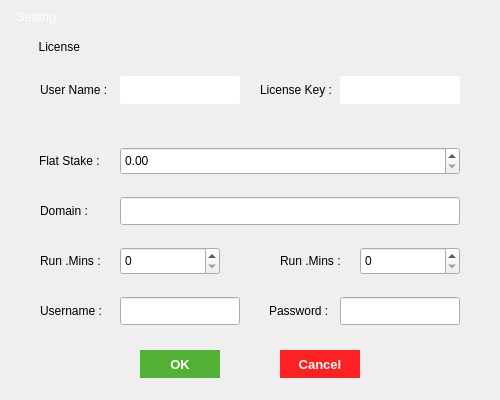
 <widget class="QMainWindow" name="MainWindow">
  <property name="geometry">
   <rect>
    <x>0</x>
    <y>0</y>
    <width>500</width>
    <height>400</height>
   </rect>
  </property>
  <property name="windowTitle">
   <string>Mail Sender</string>
  </property>
  <property name="windowIcon">
   <iconset>
    <normaloff>../images/icon.png</normaloff>../images/icon.png</iconset>
  </property>
  <property name="styleSheet">
   <string notr="true">QProgressBar:horizontal {
    border: 1px solid #3A3939;
    text-align: center;
    padding: 1px;
    background: #201F1F;
}
QProgressBar::chunk:horizontal {
    background-color: qlineargradient(spread:reflect, x1:1, y1:0.545, x2:1, y2:0, stop:0 rgba(28, 66, 111, 255), stop:1 rgba(37, 87, 146, 255));
}

QToolTip
{
    border: 1px solid #3A3939;
    background-color: rgb(90, 102, 117);;
    color: white;
    padding: 1px;
    opacity: 200;
}

QWidget
{
    color: silver;
    background-color: #302F2F;
    selection-background-color:#3d8ec9;
    selection-color: black;
    background-clip: border;
    border-image: none;
    outline: 0;
}

QWidget:item:hover
{
    background-color: #78879b;
    color: black;
}

QWidget:item:selected
{
    background-color: #3d8ec9;
}

QCheckBox {
	background-color: transparent;
}

QRadioButton
{
    spacing: 5px;
    outline: none;
    color: #bbb;
    margin-bottom: 2px;
}

QRadioButton:disabled
{
    color: #777777;
}
QRadioButton::indicator
{
    width: 21px;
    height: 21px;
}

QRadioButton::indicator:unchecked,
QRadioButton::indicator:unchecked:hover
{
    image: url(:/dark_blue/img/radio_unchecked.png);
}

QRadioButton::indicator:unchecked:focus,
QRadioButton::indicator:unchecked:pressed
{
  border: none;
  outline: none;
    image: url(:/dark_blue/img/radio_unchecked_focus.png);
}

QRadioButton::indicator:checked,
QRadioButton::indicator:checked:hover
{
  border: none;
  outline: none;
    image: url(:/dark_blue/img/radio_checked.png);
}

QRadioButton::indicator:checked:focus,
QRadioButton::indicato::menu-arrowr:checked:pressed
{
  border: none;
  outline: none;
    image: url(:/dark_blue/img/radio_checked_focus.png);
}

QRadioButton::indicator:indeterminate,
QRadioButton::indicator:indeterminate:hover,
QRadioButton::indicator:indeterminate:pressed
{
        image: url(:/dark_blue/img/radio_indeterminate.png);
}

QRadioButton::indicator:checked:disabled
{
  outline: none;
  image: url(:/dark_blue/img/radio_checked_disabled.png);
}

QRadioButton::indicator:unchecked:disabled
{
    image: url(:/dark_blue/img/radio_unchecked_disabled.png);
}


QMenuBar
{
    background-color: #302F2F;
    color: silver;
}

QMenuBar::item
{
    background: transparent;
}

QMenuBar::item:selected
{
    background: transparent;
    border: 1px solid #3A3939;
}

QMenuBar::item:pressed
{
    border: 1px solid #3A3939;
    background-color: #3d8ec9;
    color: black;
    margin-bottom:-1px;
    padding-bottom:1px;
}

QMenu
{
    border: 1px solid #3A3939;
    color: silver;
    margin: 1px;
}

QMenu::icon
{
    margin: 1px;
}

QMenu::item
{
    padding: 2px 2px 2px 25px;
    margin-left: 5px;
    border: 1px solid transparent; /* reserve space for selection border */
}

QMenu::item:selected
{
    color: black;
}

QMenu::separator {
    height: 2px;
    background: lightblue;
    margin-left: 10px;
    margin-right: 5px;
}

QMenu::indicator {
    width: 16px;
    height: 16px;
}

/* non-exclusive indicator = check box style indicator
   (see QActionGroup::setExclusive) */
QMenu::indicator:non-exclusive:unchecked {
    image: url(:/dark_blue/img/checkbox_unchecked.png);
}

QMenu::indicator:non-exclusive:unchecked:selected {
    image: url(:/dark_blue/img/checkbox_unchecked_disabled.png);
}

QMenu::indicator:non-exclusive:checked {
    image: url(:/dark_blue/img/checkbox_checked.png);
}

QMenu::indicator:non-exclusive:checked:selected {
    image: url(:/dark_blue/img/checkbox_checked_disabled.png);
}

/* exclusive indicator = radio button style indicator (see QActionGroup::setExclusive) */
QMenu::indicator:exclusive:unchecked {
    image: url(:/dark_blue/img/radio_unchecked.png);
}

QMenu::indicator:exclusive:unchecked:selected {
    image: url(:/dark_blue/img/radio_unchecked_disabled.png);
}

QMenu::indicator:exclusive:checked {
    image: url(:/dark_blue/img/radio_checked.png);
}

QMenu::indicator:exclusive:checked:selected {
    image: url(:/dark_blue/img/radio_checked_disabled.png);
}

QMenu::right-arrow {
    margin: 5px;
    image: url(:/dark_blue/img/right_arrow.png)
}


QWidget:disabled
{
    color: #808080;
    background-color: #302F2F;
}

QAbstractItemView
{
    alternate-background-color: #3A3939;
    color: silver;
    border: 1px solid 3A3939;
    border-radius: 2px;
    padding: 1px;
}

QWidget:focus, QMenuBar:focus
{
    border: 1px solid #78879b;
}

QTabWidget:focus, QCheckBox:focus, QRadioButton:focus, QSlider:focus
{
    border: none;
}

QLineEdit
{
    background-color: #201F1F;
    padding: 2px;
    border-style: solid;
    border: 1px solid #3A3939;
    border-radius: 2px;
    color: silver;
}

QGroupBox {
    border:1px solid #787878;
    border-radius: 10px;
    margin-top: 20px;
	background-color : transparent;
    color: silver;
}

QGroupBox::title {
    subcontrol-origin: margin;
    subcontrol-position: top left;
    padding-left: 5px;
    padding-right: 5px;
    padding-top: 10px;
}

QAbstractScrollArea
{
    border-radius: 2px;
    border: 1px solid #3A3939;
    background-color: transparent;
}

QScrollBar:horizontal
{
    height: 15px;
    margin: 3px 15px 3px 15px;
    border: 1px transparent #2A2929;
    border-radius: 4px;
    background-color: #2A2929;
}

QScrollBar::handle:horizontal
{
    background-color: #605F5F;
    min-width: 5px;
    border-radius: 4px;
}

QScrollBar::add-line:horizontal
{
    margin: 0px 3px 0px 3px;
    border-image: url(:/dark_blue/img/right_arrow_disabled.png);
    width: 10px;
    height: 10px;
    subcontrol-position: right;
    subcontrol-origin: margin;
}

QScrollBar::sub-line:horizontal
{
    margin: 0px 3px 0px 3px;
    border-image: url(:/dark_blue/img/left_arrow_disabled.png);
    height: 10px;
    width: 10px;
    subcontrol-position: left;
    subcontrol-origin: margin;
}

QScrollBar::add-line:horizontal:hover,QScrollBar::add-line:horizontal:on
{
    border-image: url(:/dark_blue/img/right_arrow.png);
    height: 10px;
    width: 10px;
    subcontrol-position: right;
    subcontrol-origin: margin;
}


QScrollBar::sub-line:horizontal:hover, QScrollBar::sub-line:horizontal:on
{
    border-image: url(:/dark_blue/img/left_arrow.png);
    height: 10px;
    width: 10px;
    subcontrol-position: left;
    subcontrol-origin: margin;
}

QScrollBar::up-arrow:horizontal, QScrollBar::down-arrow:horizontal
{
    background: none;
}


QScrollBar::add-page:horizontal, QScrollBar::sub-page:horizontal
{
    background: none;
}

QScrollBar:vertical
{
    background-color: #2A2929;
    width: 15px;
    margin: 15px 3px 15px 3px;
    border: 1px transparent #2A2929;
    border-radius: 4px;
}

QScrollBar::handle:vertical
{
    background-color: #605F5F;
    min-height: 5px;
    border-radius: 4px;
}

QScrollBar::sub-line:vertical
{
    margin: 3px 0px 3px 0px;
    border-image: url(:/dark_blue/img/up_arrow_disabled.png);
    height: 10px;
    width: 10px;
    subcontrol-position: top;
    subcontrol-origin: margin;
}

QScrollBar::add-line:vertical
{
    margin: 3px 0px 3px 0px;
    border-image: url(:/dark_blue/img/down_arrow_disabled.png);
    height: 10px;
    width: 10px;
    subcontrol-position: bottom;
    subcontrol-origin: margin;
}

QScrollBar::sub-line:vertical:hover,QScrollBar::sub-line:vertical:on
{

    border-image: url(:/dark_blue/img/up_arrow.png);
    height: 10px;
    width: 10px;
    subcontrol-position: top;
    subcontrol-origin: margin;
}


QScrollBar::add-line:vertical:hover, QScrollBar::add-line:vertical:on
{
    border-image: url(:/dark_blue/img/down_arrow.png);
    height: 10px;
    width: 10px;
    subcontrol-position: bottom;
    subcontrol-origin: margin;
}

QScrollBar::up-arrow:vertical, QScrollBar::down-arrow:vertical
{
    background: none;
}


QScrollBar::add-page:vertical, QScrollBar::sub-page:vertical
{
    background: none;
}

QTextEdit
{
    background-color: #201F1F;
    color: silver;
    border: 1px solid #3A3939;
}

QPlainTextEdit
{
    background-color: #201F1F;;
    color: silver;
    border-radius: 2px;
    border: 1px solid #3A3939;
}

QHeaderView::section
{
    background-color: #3A3939;
    color: silver;
    padding-left: 4px;
    border: 1px solid #6c6c6c;
}

QSizeGrip {
    image: url(:/dark_blue/img/sizegrip.png);
    width: 12px;
    height: 12px;
}

QMainWindow
{
    background-color: #302F2F;

}

QMainWindow::separator
{
    background-color: #302F2F;
    color: white;
    padding-left: 4px;
    spacing: 2px;
    border: 1px dashed #3A3939;
}

QMainWindow::separator:hover
{

    background-color: #787876;
    color: white;
    padding-left: 4px;
    border: 1px solid #3A3939;
    spacing: 2px;
}


QMenu::separator
{
    height: 1px;
    background-color: #3A3939;
    color: white;
    padding-left: 4px;
    margin-left: 10px;
    margin-right: 5px;
}


QFrame
{
    border-radius: 2px;
    border: 1px solid #444;
}

QFrame[frameShape=&quot;0&quot;]
{
    border-radius: 2px;
    border: 1px transparent #444;
}

QStackedWidget
{
    background-color: #302F2F;
    border: 1px transparent black;
}

QToolBar {
    border: 1px transparent #393838;
    background: 1px solid #302F2F;
    font-weight: bold;
}

QToolBar::handle:horizontal {
    image: url(:/dark_blue/img/Hmovetoolbar.png);
}
QToolBar::handle:vertical {
    image: url(:/dark_blue/img/Vmovetoolbar.png);
}
QToolBar::separator:horizontal {
    image: url(:/dark_blue/img/Hsepartoolbar.png);
}
QToolBar::separator:vertical {
    image: url(:/dark_blue/img/Vsepartoolbars.png);
}

QPushButton
{
    color: silver;
    background-color: #302F2F;
    border-width: 2px;
    border-color: #4A4949;
    border-style: solid;
    padding-top: 2px;
    padding-bottom: 2px;
    padding-left: 10px;
    padding-right: 10px;
    border-radius: 4px;
    /* outline: none; */
    /* min-width: 40px; */
}

QPushButton:disabled
{
    background-color: #302F2F;
    border-width: 2px;
    border-color: #3A3939;
    border-style: solid;
    padding-top: 2px;
    padding-bottom: 2px;
    padding-left: 10px;
    padding-right: 10px;
    /*border-radius: 2px;*/
    color: #808080;
}

QPushButton:focus {
    background-color: #3d8ec9;
    color: white;
}

QComboBox
{
    selection-background-color: #3d8ec9;
    background-color: #201F1F;
    border-style: solid;
    border: 1px solid #3A3939;
    border-radius: 2px;
    padding: 2px;
    min-width: 75px;
}

QPushButton:checked{
    background-color: #4A4949;
    border-color: #6A6969;
}

QPushButton:hover {
    border: 2px solid #78879b;
    color: silver;
}

QComboBox:hover, QAbstractSpinBox:hover,QLineEdit:hover,QTextEdit:hover,QPlainTextEdit:hover,QAbstractView:hover,QTreeView:hover
{
    border: 1px solid #78879b;
    color: silver;
}

QComboBox:on
{
    background-color: #626873;
    padding-top: 3px;
    padding-left: 4px;
    selection-background-color: #4a4a4a;
}

QComboBox QAbstractItemView
{
    background-color: #201F1F;
    border-radius: 2px;
    border: 1px solid #444;
    selection-background-color: #3d8ec9;
    color: silver;
}

QComboBox::drop-down
{
    subcontrol-origin: padding;
    subcontrol-position: top right;
    width: 15px;

    border-left-width: 0px;
    border-left-color: darkgray;
    border-left-style: solid;
    border-top-right-radius: 3px;
    border-bottom-right-radius: 3px;
}

QComboBox::down-arrow
{
    image: url(:/dark_blue/img/down_arrow_disabled.png);
}

QComboBox::down-arrow:on, QComboBox::down-arrow:hover,
QComboBox::down-arrow:focus
{
    image: url(:/dark_blue/img/down_arrow.png);
}

QPushButton:pressed
{
    background-color: #484846;
}

QAbstractSpinBox {
    padding-top: 2px;
    padding-bottom: 2px;
    border: 1px solid #3A3939;
    background-color: #201F1F;
    color: silver;
    border-radius: 2px;
    min-width: 75px;
}

QLabel
{
    border: 0px solid black;
}

QTabWidget{
    border: 1px transparent black;
}

QTabWidget::pane {
    border: 1px solid #444;
    border-radius: 3px;
    padding: 3px;
}

QTabBar
{
    qproperty-drawBase: 0;
    left: 5px; /* move to the right by 5px */
}

QTabBar:focus
{
    border: 0px transparent black;
}

QTabBar::close-button  {
    image: url(:/dark_blue/img/close.png);
    background: transparent;
}

QTabBar::close-button:hover
{
    image: url(:/dark_blue/img/close-hover.png);
    background: transparent;
}

QTabBar::close-button:pressed {
    image: url(:/dark_blue/img/close-pressed.png);
    background: transparent;
}

/* TOP TABS */
QTabBar::tab:top {
    color: #b1b1b1;
    border: 1px solid #4A4949;
    border-bottom: 1px transparent black;
    background-color: #302F2F;
    padding: 5px;
    border-top-left-radius: 2px;
    border-top-right-radius: 2px;
}

QTabBar::tab:top:!selected
{
    color: #b1b1b1;
    background-color: #201F1F;
    border: 1px transparent #4A4949;
    border-bottom: 1px transparent #4A4949;
    border-top-left-radius: 0px;
    border-top-right-radius: 0px;
}

QTabBar::tab:top:!selected:hover {
    background-color: #48576b;
}

/* BOTTOM TABS */
QTabBar::tab:bottom {
    color: #b1b1b1;
    border: 1px solid #4A4949;
    border-top: 1px transparent black;
    background-color: #302F2F;
    padding: 5px;
    border-bottom-left-radius: 2px;
    border-bottom-right-radius: 2px;
}

QTabBar::tab:bottom:!selected
{
    color: #b1b1b1;
    background-color: #201F1F;
    border: 1px transparent #4A4949;
    border-top: 1px transparent #4A4949;
    border-bottom-left-radius: 0px;
    border-bottom-right-radius: 0px;
}

QTabBar::tab:bottom:!selected:hover {
    background-color: #78879b;
}

/* LEFT TABS */
QTabBar::tab:left {
    color: #b1b1b1;
    border: 1px solid #4A4949;
    border-left: 1px transparent black;
    background-color: #302F2F;
    padding: 5px;
    border-top-right-radius: 2px;
    border-bottom-right-radius: 2px;
}

QTabBar::tab:left:!selected
{
    color: #b1b1b1;
    background-color: #201F1F;
    border: 1px transparent #4A4949;
    border-right: 1px transparent #4A4949;
    border-top-right-radius: 0px;
    border-bottom-right-radius: 0px;
}

QTabBar::tab:left:!selected:hover {
    background-color: #48576b;
}


/* RIGHT TABS */
QTabBar::tab:right {
    color: #b1b1b1;
    border: 1px solid #4A4949;
    border-right: 1px transparent black;
    background-color: #302F2F;
    padding: 5px;
    border-top-left-radius: 2px;
    border-bottom-left-radius: 2px;
}

QTabBar::tab:right:!selected
{
    color: #b1b1b1;
    background-color: #201F1F;
    border: 1px transparent #4A4949;
    border-right: 1px transparent #4A4949;
    border-top-left-radius: 0px;
    border-bottom-left-radius: 0px;
}

QTabBar::tab:right:!selected:hover {
    background-color: #48576b;
}

QTabBar QToolButton::right-arrow:enabled {
     image: url(:/dark_blue/img/right_arrow.png);
 }

 QTabBar QToolButton::left-arrow:enabled {
     image: url(:/dark_blue/img/left_arrow.png);
 }

QTabBar QToolButton::right-arrow:disabled {
     image: url(:/dark_blue/img/right_arrow_disabled.png);
 }

 QTabBar QToolButton::left-arrow:disabled {
     image: url(:/dark_blue/img/left_arrow_disabled.png);
 }


QDockWidget {
    border: 1px solid #403F3F;
    titlebar-close-icon: url(:/dark_blue/img/close.png);
    titlebar-normal-icon: url(:/dark_blue/img/undock.png);
}

QDockWidget::close-button, QDockWidget::float-button {
    border: 1px solid transparent;
    border-radius: 2px;
    background: transparent;
}

QDockWidget::close-button:hover, QDockWidget::float-button:hover {
    background: rgba(255, 255, 255, 10);
}

QDockWidget::close-button:pressed, QDockWidget::float-button:pressed {
    padding: 1px -1px -1px 1px;
    background: rgba(255, 255, 255, 10);
}

QTreeView, QListView, QTextBrowser, AtLineEdit, AtLineEdit::hover {
    border: 1px solid #444;
    background-color: silver;
    border-radius: 3px;
    margin-left: 3px;
    color: black;
}

QTreeView:branch:selected, QTreeView:branch:hover {
    background: url(:/dark_blue/img/transparent.png);
}

QTreeView::branch:has-siblings:!adjoins-item {
    border-image: url(:/dark_blue/img/transparent.png);
}

QTreeView::branch:has-siblings:adjoins-item {
    border-image: url(:/dark_blue/img/transparent.png);
}

QTreeView::branch:!has-children:!has-siblings:adjoins-item {
    border-image: url(:/dark_blue/img/transparent.png);
}

QTreeView::branch:has-children:!has-siblings:closed,
QTreeView::branch:closed:has-children:has-siblings {
    image: url(:/dark_blue/img/branch_closed.png);
}

QTreeView::branch:open:has-children:!has-siblings,
QTreeView::branch:open:has-children:has-siblings  {
    image: url(:/dark_blue/img/branch_open.png);
}

QTreeView::branch:has-children:!has-siblings:closed:hover,
QTreeView::branch:closed:has-children:has-siblings:hover {
    image: url(:/dark_blue/img/branch_closed-on.png);
    }

QTreeView::branch:open:has-children:!has-siblings:hover,
QTreeView::branch:open:has-children:has-siblings:hover  {
    image: url(:/dark_blue/img/branch_open-on.png);
    }

QListView::item:!selected:hover, QListView::item:!selected:hover, QTreeView::item:!selected:hover  {
    background: rgba(0, 0, 0, 0);
    outline: 0;
    color: #FFFFFF
}

QListView::item:selected:hover, QListView::item:selected:hover, QTreeView::item:selected:hover  {
    background: #3d8ec9;
    color: #FFFFFF;
}

QSlider::groove:horizontal {
    border: 1px solid #3A3939;
    height: 8px;
    background: #201F1F;
    margin: 2px 0;
    border-radius: 2px;
}

QSlider::handle:horizontal {
    background: QLinearGradient( x1: 0, y1: 0, x2: 0, y2: 1,
      stop: 0.0 silver, stop: 0.2 #a8a8a8, stop: 1 #727272);
    border: 1px solid #3A3939;
    width: 14px;
    height: 14px;
    margin: -4px 0;
    border-radius: 2px;
}

QSlider::groove:vertical {
    border: 1px solid #3A3939;
    width: 8px;
    background: #201F1F;
    margin: 0 0px;
    border-radius: 2px;
}

QSlider::handle:vertical {
    background: QLinearGradient( x1: 0, y1: 0, x2: 0, y2: 1, stop: 0.0 silver,
    stop: 0.2 #a8a8a8, stop: 1 #727272);
    border: 1px solid #3A3939;
    width: 14px;
    height: 14px;
    margin: 0 -4px;
    border-radius: 2px;
}

QToolButton {
    /*  background-color: transparent; */
    border: 2px transparent #4A4949;
    border-radius: 4px;
    background-color: dimgray;
    margin: 2px;
    padding: 2px;
}

QToolButton[popupMode=&quot;1&quot;] { /* only for MenuButtonPopup */
 padding-right: 20px; /* make way for the popup button */
 border: 2px transparent #4A4949;
 border-radius: 4px;
}

QToolButton[popupMode=&quot;2&quot;] { /* only for InstantPopup */
 padding-right: 10px; /* make way for the popup button */
 border: 2px transparent #4A4949;
}


QToolButton:hover, QToolButton::menu-button:hover {
    border: 2px solid #78879b;
}

QToolButton:checked, QToolButton:pressed,
    QToolButton::menu-button:pressed {
    background-color: #4A4949;
    border: 2px solid #78879b;
}

/* the subcontrol below is used only in the InstantPopup or DelayedPopup mode */
QToolButton::menu-indicator {
    image: url(:/dark_blue/img/down_arrow.png);
    top: -7px; left: -2px; /* shift it a bit */
}

/* the subcontrols below are used only in the MenuButtonPopup mode */
QToolButton::menu-button {
    border: 1px transparent #4A4949;
    border-top-right-radius: 6px;
    border-bottom-right-radius: 6px;
    /* 16px width + 4px for border = 20px allocated above */
    width: 16px;
    outline: none;
}

QToolButton::menu-arrow {
    image: url(:/dark_blue/img/down_arrow.png);
}

QToolButton::menu-arrow:open {
    top: 1px; left: 1px; /* shift it a bit */
    border: 1px solid #3A3939;
}

QPushButton::menu-indicator  {
    subcontrol-origin: padding;
    subcontrol-position: bottom right;
    left: 4px;
}

QTableView
{
    border: 1px solid #444;
    gridline-color: #6c6c6c;
    background-color: #201F1F;
}


QTableView, QHeaderView
{
    border-radius: 0px;
}

QTableView::item:pressed, QListView::item:pressed, QTreeView::item:pressed  {
    background: #78879b;
    color: #FFFFFF;
}

QTableView::item:selected:active, QTreeView::item:selected:active, QListView::item:selected:active  {
    background: #3d8ec9;
    color: #FFFFFF;
}


QHeaderView
{
    border: 1px transparent;
    border-radius: 2px;
    margin: 0px;
    padding: 0px;
}

QHeaderView::section  {
    background-color: #3A3939;
    color: silver;
    padding: 4px;
    border: 1px solid #6c6c6c;
    border-radius: 0px;
    text-align: center;
}

QHeaderView::section::vertical::first, QHeaderView::section::vertical::only-one
{
    border-top: 1px solid #6c6c6c;
}

QHeaderView::section::vertical
{
    border-top: transparent;
}

QHeaderView::section::horizontal::first, QHeaderView::section::horizontal::only-one
{
    border-left: 1px solid #6c6c6c;
}

QHeaderView::section::horizontal
{
    border-left: transparent;
}


QHeaderView::section:checked
 {
    color: white;
    background-color: #5A5959;
 }

 /* style the sort indicator */
QHeaderView::down-arrow {
    image: url(:/dark_blue/img/down_arrow.png);
}

QHeaderView::up-arrow {
    image: url(:/dark_blue/img/up_arrow.png);
}


QTableCornerButton::section {
    background-color: #3A3939;
    border: 1px solid #3A3939;
    border-radius: 2px;
}

QToolBox  {
    padding: 3px;
    border: 1px transparent black;
}

QToolBox::tab {
    color: #b1b1b1;
    background-color: #302F2F;
    border: 1px solid #4A4949;
    border-bottom: 1px transparent #302F2F;
    border-top-left-radius: 5px;
    border-top-right-radius: 5px;
}

 QToolBox::tab:selected { /* italicize selected tabs */
    font: italic;
    background-color: #302F2F;
    border-color: #3d8ec9;
 }

QStatusBar::item {
    border: 1px solid #3A3939;
    border-radius: 2px;
 }


QFrame[height=&quot;3&quot;], QFrame[width=&quot;3&quot;] {
    background-color: #AAA;
}


QSplitter::handle {
    border: 1px dashed #3A3939;
}

QSplitter::handle:hover {
    background-color: #787876;
    border: 1px solid #3A3939;
}

QSplitter::handle:horizontal {
    width: 1px;
}

QSplitter::handle:vertical {
    height: 1px;
}

QListWidget {
    background-color: silver;
    border-radius: 5px;
    margin-left: 5px;
}

QListWidget::item {
    color: black;
}

QMessageBox {
    messagebox-critical-icon	: url(:/dark_blue/img/critical.png);
    messagebox-information-icon	: url(:/dark_blue/img/information.png);
    messagebox-question-icon	: url(:/dark_blue/img/question.png);
    messagebox-warning-icon:    : url(:/dark_blue/img/warning.png);
}

ColorButton::enabled {
    border-radius: 0px;
    border: 1px solid #444444;
}

ColorButton::disabled {
    border-radius: 0px;
    border: 1px solid #AAAAAA;
}</string>
  </property>
  <widget class="QWidget" name="centralwidget">
   <widget class="QLabel" name="back">
    <property name="enabled">
     <bool>true</bool>
    </property>
    <property name="geometry">
     <rect>
      <x>0</x>
      <y>0</y>
      <width>500</width>
      <height>400</height>
     </rect>
    </property>
    <property name="styleSheet">
     <string notr="true"/>
    </property>
    <property name="text">
     <string/>
    </property>
    <property name="scaledContents">
     <bool>true</bool>
    </property>
    <property name="alignment">
     <set>Qt::AlignLeading|Qt::AlignLeft|Qt::AlignVCenter</set>
    </property>
   </widget>
   <widget class="WindowDragger" name="windowTitlebar" native="true">
    <property name="geometry">
     <rect>
      <x>0</x>
      <y>3</y>
      <width>500</width>
      <height>27</height>
     </rect>
    </property>
    <property name="sizePolicy">
     <sizepolicy hsizetype="Preferred" vsizetype="Fixed">
      <horstretch>0</horstretch>
      <verstretch>0</verstretch>
     </sizepolicy>
    </property>
    <property name="maximumSize">
     <size>
      <width>16777215</width>
      <height>27</height>
     </size>
    </property>
    <property name="styleSheet">
     <string notr="true">background-color: transparent;</string>
    </property>
    <layout class="QHBoxLayout" name="horizontalLayout" stretch="1,0">
     <property name="spacing">
      <number>0</number>
     </property>
     <property name="leftMargin">
      <number>5</number>
     </property>
     <property name="topMargin">
      <number>0</number>
     </property>
     <property name="rightMargin">
      <number>5</number>
     </property>
     <property name="bottomMargin">
      <number>0</number>
     </property>
     <item>
      <widget class="QLabel" name="titleLabel">
       <property name="font">
        <font>
         <pointsize>10</pointsize>
        </font>
       </property>
       <property name="styleSheet">
        <string notr="true">color:white;</string>
       </property>
       <property name="text">
        <string>   Setting</string>
       </property>
       <property name="alignment">
        <set>Qt::AlignLeading|Qt::AlignLeft|Qt::AlignVCenter</set>
       </property>
      </widget>
     </item>
     <item>
      <widget class="QToolButton" name="btnClose">
       <property name="styleSheet">
        <string notr="true">#btnClose
{
     background-color:none;
     border:none;
     width:16px;
     height:16px;
     padding:4px;
 }
#btnClose:hover
{
    background-color:rgb(127, 127, 127);
 }
#btnClose:pressed
{
    background-color:rgb(0, 120, 215);
 }</string>
       </property>
       <property name="text">
        <string/>
       </property>
      </widget>
     </item>
    </layout>
   </widget>
   <widget class="QPushButton" name="cancelBtn">
    <property name="geometry">
     <rect>
      <x>280</x>
      <y>350</y>
      <width>80</width>
      <height>28</height>
     </rect>
    </property>
    <property name="font">
     <font>
      <pointsize>10</pointsize>
      <weight>75</weight>
      <bold>true</bold>
     </font>
    </property>
    <property name="styleSheet">
     <string notr="true">QPushButton{background-color:rgba(255,0,0,220);color:white;border:0px;}
QPushButton:hover{background-color:rgba(255,0,0,255);color:white;}
QPushButton:pressed{background-color:rgba(255,0,0,235);}</string>
    </property>
    <property name="text">
     <string>Cancel</string>
    </property>
   </widget>
   <widget class="QPushButton" name="okBtn">
    <property name="geometry">
     <rect>
      <x>140</x>
      <y>350</y>
      <width>80</width>
      <height>28</height>
     </rect>
    </property>
    <property name="font">
     <font>
      <pointsize>10</pointsize>
      <weight>75</weight>
      <bold>true</bold>
     </font>
    </property>
    <property name="styleSheet">
     <string notr="true">QPushButton{background-color:rgba(57,167,23,220);color:white;border:0px;}
QPushButton:hover{background-color:rgba(57,167,23,255);color:white;}
QPushButton:pressed{background-color:rgba(57,167,23,235);}</string>
    </property>
    <property name="text">
     <string>OK</string>
    </property>
   </widget>
   <widget class="QDoubleSpinBox" name="flatSpin">
    <property name="geometry">
     <rect>
      <x>120</x>
      <y>147</y>
      <width>340</width>
      <height>28</height>
     </rect>
    </property>
    <property name="font">
     <font>
      <pointsize>9</pointsize>
     </font>
    </property>
    <property name="showGroupSeparator" stdset="0">
     <bool>false</bool>
    </property>
   </widget>
   <widget class="QCheckBox" name="flatChk">
    <property name="geometry">
     <rect>
      <x>20</x>
      <y>147</y>
      <width>90</width>
      <height>28</height>
     </rect>
    </property>
    <property name="font">
     <font>
      <pointsize>9</pointsize>
     </font>
    </property>
    <property name="styleSheet">
     <string notr="true">background-color: transparent;</string>
    </property>
    <property name="text">
     <string>Flat Stake :</string>
    </property>
   </widget>
   <widget class="QLabel" name="domainLbl">
    <property name="geometry">
     <rect>
      <x>40</x>
      <y>197</y>
      <width>70</width>
      <height>28</height>
     </rect>
    </property>
    <property name="font">
     <font>
      <pointsize>9</pointsize>
     </font>
    </property>
    <property name="styleSheet">
     <string notr="true">background-color: transparent;</string>
    </property>
    <property name="text">
     <string>Domain :</string>
    </property>
   </widget>
   <widget class="QLineEdit" name="domain">
    <property name="geometry">
     <rect>
      <x>120</x>
      <y>197</y>
      <width>340</width>
      <height>28</height>
     </rect>
    </property>
    <property name="font">
     <font>
      <pointsize>9</pointsize>
     </font>
    </property>
   </widget>
   <widget class="QLabel" name="runMinLbl">
    <property name="geometry">
     <rect>
      <x>40</x>
      <y>247</y>
      <width>70</width>
      <height>28</height>
     </rect>
    </property>
    <property name="font">
     <font>
      <pointsize>9</pointsize>
     </font>
    </property>
    <property name="styleSheet">
     <string notr="true">background-color: transparent;</string>
    </property>
    <property name="text">
     <string>Run .Mins :</string>
    </property>
   </widget>
   <widget class="QLabel" name="stopMinLbl">
    <property name="geometry">
     <rect>
      <x>280</x>
      <y>247</y>
      <width>70</width>
      <height>28</height>
     </rect>
    </property>
    <property name="font">
     <font>
      <pointsize>9</pointsize>
     </font>
    </property>
    <property name="styleSheet">
     <string notr="true">background-color: transparent;</string>
    </property>
    <property name="text">
     <string>Run .Mins :</string>
    </property>
   </widget>
   <widget class="QLabel" name="usernameLbl">
    <property name="geometry">
     <rect>
      <x>40</x>
      <y>297</y>
      <width>70</width>
      <height>28</height>
     </rect>
    </property>
    <property name="font">
     <font>
      <pointsize>9</pointsize>
     </font>
    </property>
    <property name="styleSheet">
     <string notr="true">background-color: transparent;</string>
    </property>
    <property name="text">
     <string>Username :</string>
    </property>
   </widget>
   <widget class="QLabel" name="pwdLbl">
    <property name="geometry">
     <rect>
      <x>269</x>
      <y>297</y>
      <width>66</width>
      <height>28</height>
     </rect>
    </property>
    <property name="font">
     <font>
      <pointsize>9</pointsize>
     </font>
    </property>
    <property name="styleSheet">
     <string notr="true">background-color: transparent;</string>
    </property>
    <property name="text">
     <string>Password :</string>
    </property>
   </widget>
   <widget class="QLineEdit" name="username">
    <property name="geometry">
     <rect>
      <x>120</x>
      <y>297</y>
      <width>120</width>
      <height>28</height>
     </rect>
    </property>
    <property name="font">
     <font>
      <pointsize>9</pointsize>
     </font>
    </property>
   </widget>
   <widget class="QLineEdit" name="pwd">
    <property name="geometry">
     <rect>
      <x>340</x>
      <y>297</y>
      <width>120</width>
      <height>28</height>
     </rect>
    </property>
    <property name="font">
     <font>
      <pointsize>9</pointsize>
     </font>
    </property>
    <property name="echoMode">
     <enum>QLineEdit::Password</enum>
    </property>
   </widget>
   <widget class="QGroupBox" name="groupBox">
    <property name="geometry">
     <rect>
      <x>30</x>
      <y>38</y>
      <width>440</width>
      <height>81</height>
     </rect>
    </property>
    <property name="styleSheet">
     <string notr="true">border-radius: 5px;</string>
    </property>
    <property name="title">
     <string>  License</string>
    </property>
    <widget class="QLineEdit" name="licKey">
     <property name="geometry">
      <rect>
       <x>310</x>
       <y>38</y>
       <width>120</width>
       <height>28</height>
      </rect>
     </property>
     <property name="font">
      <font>
       <pointsize>9</pointsize>
      </font>
     </property>
     <property name="styleSheet">
      <string notr="true">border-radius: 2px;</string>
     </property>
    </widget>
    <widget class="QLabel" name="userLbl">
     <property name="geometry">
      <rect>
       <x>10</x>
       <y>38</y>
       <width>70</width>
       <height>28</height>
      </rect>
     </property>
     <property name="font">
      <font>
       <pointsize>9</pointsize>
      </font>
     </property>
     <property name="styleSheet">
      <string notr="true">background-color: transparent;</string>
     </property>
     <property name="text">
      <string>User Name :</string>
     </property>
    </widget>
    <widget class="QLabel" name="licLbl">
     <property name="geometry">
      <rect>
       <x>230</x>
       <y>38</y>
       <width>78</width>
       <height>28</height>
      </rect>
     </property>
     <property name="font">
      <font>
       <pointsize>9</pointsize>
      </font>
     </property>
     <property name="styleSheet">
      <string notr="true">background-color: transparent;</string>
     </property>
     <property name="text">
      <string>License Key :</string>
     </property>
    </widget>
    <widget class="QLineEdit" name="user">
     <property name="geometry">
      <rect>
       <x>90</x>
       <y>38</y>
       <width>120</width>
       <height>28</height>
      </rect>
     </property>
     <property name="font">
      <font>
       <pointsize>9</pointsize>
      </font>
     </property>
     <property name="styleSheet">
      <string notr="true">border-radius: 2px;</string>
     </property>
    </widget>
   </widget>
   <widget class="QSpinBox" name="runMinSpin">
    <property name="geometry">
     <rect>
      <x>120</x>
      <y>247</y>
      <width>100</width>
      <height>28</height>
     </rect>
    </property>
   </widget>
   <widget class="QSpinBox" name="stopMinSpin">
    <property name="geometry">
     <rect>
      <x>360</x>
      <y>247</y>
      <width>100</width>
      <height>28</height>
     </rect>
    </property>
   </widget>
   <zorder>back</zorder>
   <zorder>groupBox</zorder>
   <zorder>windowTitlebar</zorder>
   <zorder>cancelBtn</zorder>
   <zorder>okBtn</zorder>
   <zorder>flatSpin</zorder>
   <zorder>flatChk</zorder>
   <zorder>domainLbl</zorder>
   <zorder>domain</zorder>
   <zorder>runMinLbl</zorder>
   <zorder>stopMinLbl</zorder>
   <zorder>usernameLbl</zorder>
   <zorder>pwdLbl</zorder>
   <zorder>username</zorder>
   <zorder>pwd</zorder>
   <zorder>runMinSpin</zorder>
   <zorder>stopMinSpin</zorder>
  </widget>
 </widget>
